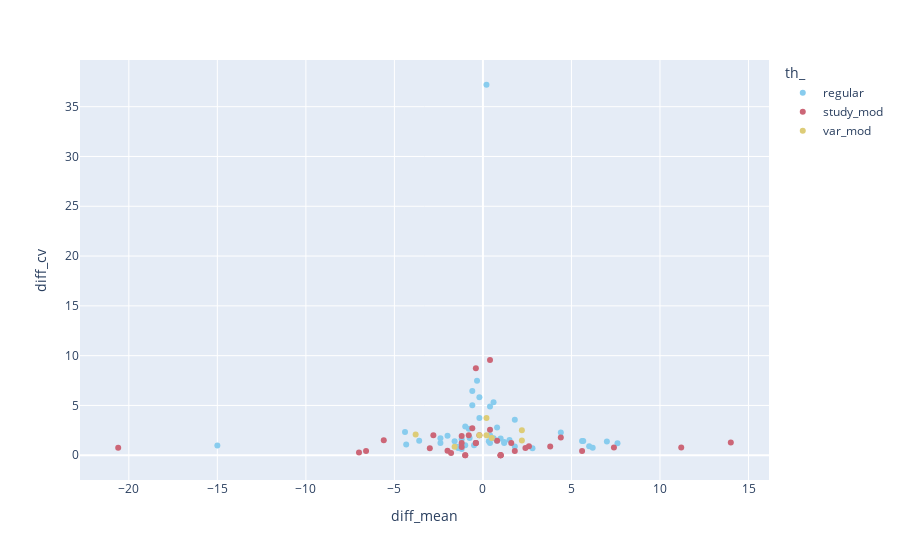

Source (notebook cell):
### Code cell
DO_MEAN_VAR = DATA_VIS.groupby(["th", "giv", "category"]).agg({"diff": ["mean", "std", ("cv", lambda x: np.std(x)/abs(np.mean(x)) if np.mean(x) else "N/A")]}).reset_index()
DO_MEAN_VAR.columns = ['_'.join(x) for x in list(DO_MEAN_VAR.columns)]

color_palette = px.colors.qualitative.Safe
fig = px.scatter(DO_MEAN_VAR.dropna(), x="diff_mean", y="diff_cv", color="th_", hover_data="giv_",
                 color_discrete_sequence=color_palette)
fig.write_image("../visualisations/llm_mean_diff_vs_coeff_var_diff.pdf", format='pdf')
fig.show()

### Figure 1 — Plotly figure (JSON) as saved in the notebook; plotly's stock layout.template omitted (floating-point values rounded to 4 significant figures)
{"data": [{"customdata": [["AcquaintanceVariable"], ["AgeVariable"], ["AnchorVariable"], ["Behavior_in_the_gameVariable"], ["ChoicesVariable"], ["Cognitive_loadVariable"], ["CommunicationVariable"], ["Degree_of_conflicting_interestsVariable"], ["EducationVariable"], ["EmotionsVariable"], ["EthnicityVariable"], ["Experimental_SettingVariable"], ["FeedbackVariable"], ["FramingVariable"], ["Game_DurationVariable"], ["Game_TypeVariable"], ["GenderVariable"], ["Group_SizeVariable"], ["HormonesVariable"], ["IdentificationVariable"], ["IncentivesVariable"], ["Institution__Variable"], ["Institutional_ChoiceVariable"], ["Intergroup_Competition_Variable"], ["LeadershipVariable"], ["MatchingVariable"], ["MonitoringVariable"], ["Motivational_OrientationVariable"], ["Normative_BehaviorVariable"], ["OstracismVariable"], ["Partner(s)'_strategiesVariable"], ["Partner_typeVariable"], ["Perception_of_the_partner(s)Variable"], ["PeriodVariable"], ["PersonalityVariable"], ["PowerVariable"], ["Preferences_for_Conditional_CooperationVariable"], ["PrimingVariable"], ["Public_Goods_GameVariable"], ["PunishmentVariable"], ["ReligiosityVariable"], ["ReputationVariable"], ["Resource_Dilemma_GameVariable"], ["RewardVariable"], ["SequentialityVariable"], ["Shadow_of_the_FutureVariable"], ["State_TrustVariable"], ["Step-level_Public_Goods_GameVariable"], ["SymmetryVariable"], ["SynchronyVariable"], ["TaxationVariable"], ["Time_PressureVariable"], ["UncertaintyVariable"]], "hovertemplate": "th_=regular<br>diff_mean=%{x}<br>diff_cv=%{y}<br>giv_=%{customdata[0]}<extra></extra>", "legendgroup": "regular", "marker": {"color": "rgb(136, 204, 238)", "symbol": "circle"}, "mode": "markers", "name": "regular", "orientation": "h", "showlegend": true, "type": "scatter", "x": [1, 1.5, -0.3333, -1.2, 0.4, 0, -1.4, -15, -1, 0, -0.8, -0.75, -0.6, 7.6, -0.2, -1.2, -2.4, 7, -0.5, -3.6, 2.8, -1, 6, 6.2, 0, -2, 0, 0.2, -1.4, 0, -1.6, -2.4, 0.8, 5.667, 1.2, 0.8, -0.4, 1.2, 0.6, 4.4, 0.3333, 0.4, -0.2, -0.6, 1.8, 0, 0.4, 1.8, -4.4, 0, -4.333, 0.6, 5.6], "xaxis": "x", "y": [1.673, 1.528, 7.483, 1.616, 1.225, "N/A", 0.7284, 0.9825, 2.898, "N/A", 2.669, 1.732, 5.011, 1.213, 3.742, 0.6236, 1.7, 1.37, 1, 1.455, 0.6925, 1, 0.8924, 0.7454, "N/A", 1.969, "N/A", 37.2, 0.8571, "N/A", 1.403, 1.225, 1.458, 1.422, 1.333, 2.784, 1.225, 1.225, 5.333, 2.275, 1.414, 4.899, 5.831, 6.464, 3.556, "N/A", 2.0, 0.8889, 2.343, "N/A", 1.088, 1.7, 1.431], "yaxis": "y"}, {"customdata": [["AcquaintanceVariable"], ["AgeVariable"], ["AnchorVariable"], ["Behavior_in_the_gameVariable"], ["ChoicesVariable"], ["Cognitive_loadVariable"], ["CommunicationVariable"], ["CriticalityVariable"], ["Degree_of_conflicting_interestsVariable"], ["EducationVariable"], ["EmotionsVariable"], ["EthnicityVariable"], ["ExpectationsVariable"], ["Experimental_SettingVariable"], ["FeedbackVariable"], ["FramingVariable"], ["Game_ComprehensionVariable"], ["Game_DurationVariable"], ["Game_TypeVariable"], ["GenderVariable"], ["Group_SizeVariable"], ["HormonesVariable"], ["IdentificationVariable"], ["IncentivesVariable"], ["Institution__Variable"], ["Institutional_ChoiceVariable"], ["Intergroup_Competition_Variable"], ["LeadershipVariable"], ["MatchingVariable"], ["MonitoringVariable"], ["Motivational_OrientationVariable"], ["Normative_BehaviorVariable"], ["OstracismVariable"], ["Partner(s)'_strategiesVariable"], ["Partner_realVariable"], ["Partner_typeVariable"], ["Perception_of_the_partner(s)Variable"], ["PeriodVariable"], ["PersonalityVariable"], ["Physical_ProximityVariable"], ["PowerVariable"], ["Preferences_for_Conditional_CooperationVariable"], ["PrimingVariable"], ["Public_Goods_GameVariable"], ["PunishmentVariable"], ["ReligiosityVariable"], ["ReputationVariable"], ["Resource_Dilemma_GameVariable"], ["RewardVariable"], ["SequentialityVariable"], ["Shadow_of_the_FutureVariable"], ["State_TrustVariable"], ["Step-level_Public_Goods_GameVariable"], ["SymmetryVariable"], ["SynchronyVariable"], ["TaxationVariable"], ["Time_PressureVariable"], ["UncertaintyVariable"]], "hovertemplate": "th_=study_mod<br>diff_mean=%{x}<br>diff_cv=%{y}<br>giv_=%{customdata[0]}<extra></extra>", "legendgroup": "study_mod", "marker": {"color": "rgb(204, 102, 119)", "symbol": "circle"}, "mode": "markers", "name": "study_mod", "orientation": "h", "showlegend": true, "type": "scatter", "x": [0, 2.4, -2, -0.8, 1, 0, 14, -0.6, -20.6, 0, 2.6, -0.2, -7, 0, 0.4, 11.2, 0, 0, -1.8, -0.4, 4.4, -0.4, -2.8, 0, -1.2, 5.6, 0, 0.4, -6.6, 0, 3.8, -1, 0, -0.4, 0, 0, 0.8, -1, 7.4, 0, 1.8, 0, 0, -1.2, 0, 0, -1.2, 1, 0, -3, 0, 1, 1, 0, 0, -5.6, 0, 1.6], "xaxis": "x", "y": ["N/A", 0.7265, 0.4472, 2, 0, "N/A", 1.29, 2.708, 0.7512, "N/A", 0.8971, 2.0, 0.2857, "N/A", 9.566, 0.771, "N/A", "N/A", 0.2222, 1.225, 1.781, 1.225, 2, "N/A", 0.8165, 0.4165, "N/A", 2.55, 0.4242, "N/A", 0.8712, 0, "N/A", 8.746, "N/A", "N/A", 1.458, 0, 0.7815, "N/A", 0.4157, "N/A", "N/A", 1.929, "N/A", "N/A", 1.225, 0, "N/A", 0.6992, "N/A", 0, 0, "N/A", "N/A", 1.497, "N/A", 1.225], "yaxis": "y"}, {"customdata": [["ChoicesVariable"], ["Degree_of_conflicting_interestsVariable"], ["EthnicityVariable"], ["FeedbackVariable"], ["FramingVariable"], ["GenderVariable"], ["Group_SizeVariable"], ["IdentificationVariable"], ["LeadershipVariable"], ["MatchingVariable"], ["Partner(s)'_strategiesVariable"], ["Public_Goods_GameVariable"], ["PunishmentVariable"], ["UncertaintyVariable"]], "hovertemplate": "th_=var_mod<br>diff_mean=%{x}<br>diff_cv=%{y}<br>giv_=%{customdata[0]}<extra></extra>", "legendgroup": "var_mod", "marker": {"color": "rgb(221, 204, 119)", "symbol": "circle"}, "mode": "markers", "name": "var_mod", "orientation": "h", "showlegend": true, "type": "scatter", "x": [-0.2, 2.2, 0, 0, 0, 0, -3.8, -1.6, 0.2, 0, 0, 0.2, 0.5, 2.2], "xaxis": "x", "y": [2, 1.477, "N/A", "N/A", "N/A", "N/A", 2.088, 0.8478, 3.742, "N/A", "N/A", 2.0, 1.732, 2.513], "yaxis": "y"}], "layout": {"legend": {"title": {"text": "th_"}, "tracegroupgap": 0}, "margin": {"t": 60}, "xaxis": {"anchor": "y", "domain": [0, 1], "title": {"text": "diff_mean"}}, "yaxis": {"anchor": "x", "domain": [0, 1], "title": {"text": "diff_cv"}}}}
